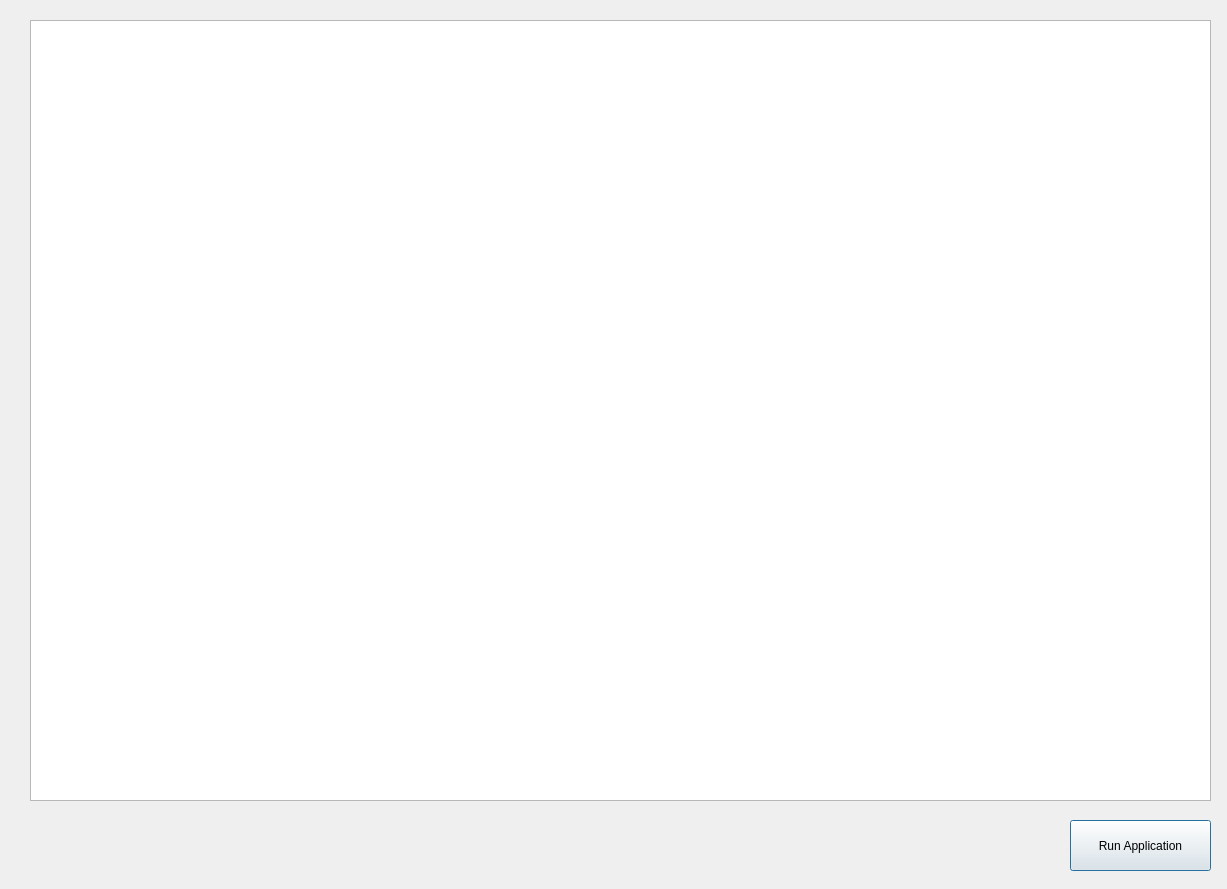
<?xml version="1.0" encoding="UTF-8"?>
<ui version="4.0">
 <class>MainWindow</class>
 <widget class="QDialog" name="MainWindow">
  <property name="geometry">
   <rect>
    <x>0</x>
    <y>0</y>
    <width>1227</width>
    <height>889</height>
   </rect>
  </property>
  <property name="windowTitle">
   <string>Dialog</string>
  </property>
  <widget class="QListWidget" name="listWidget">
   <property name="geometry">
    <rect>
     <x>30</x>
     <y>20</y>
     <width>1181</width>
     <height>781</height>
    </rect>
   </property>
  </widget>
  <widget class="QPushButton" name="pushButtonAddLang">
   <property name="geometry">
    <rect>
     <x>1070</x>
     <y>820</y>
     <width>141</width>
     <height>51</height>
    </rect>
   </property>
   <property name="text">
    <string>Run Application</string>
   </property>
  </widget>
 </widget>
 <resources/>
 <connections/>
</ui>
